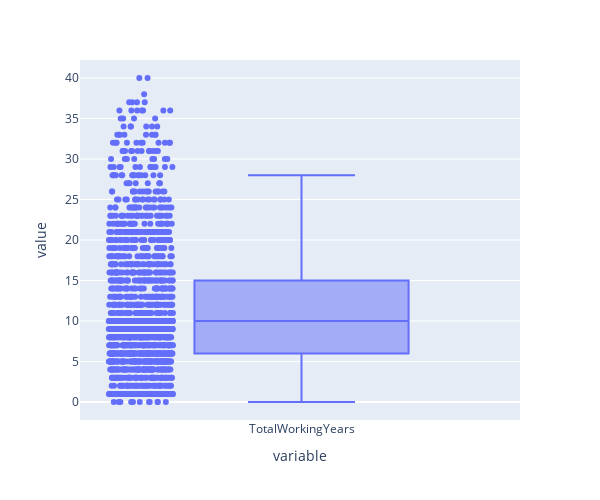

The notebook cell this image was saved under:
### Code cell
box8.show()
"""
Column: TotalWorkingYears
Outliers: Yes
Max: 28
Min: 0
Median: 10
Box Limit: 6-15
"""

### Figure 1 — Plotly figure (JSON) as saved in the notebook; plotly's stock layout.template omitted (floating-point values rounded to 4 significant figures; data arrays with more than 128 entries replaced by an {"elided": "..."} marker saying what was removed)
{"data": [{"alignmentgroup": "True", "boxpoints": "all", "hovertemplate": "variable=%{x}<br>value=%{y}<extra></extra>", "legendgroup": "", "marker": {"color": "#636efa"}, "name": "", "notched": false, "offsetgroup": "", "orientation": "v", "showlegend": false, "type": "box", "x": {"elided": "1676 str values"}, "x0": " ", "xaxis": "x", "y": {"elided": "1676 int values"}, "y0": " ", "yaxis": "y"}], "layout": {"boxmode": "group", "height": 500, "legend": {"tracegroupgap": 0}, "margin": {"t": 60}, "width": 600, "xaxis": {"anchor": "y", "domain": [0, 1], "title": {"text": "variable"}}, "yaxis": {"anchor": "x", "domain": [0, 1], "title": {"text": "value"}}}}
